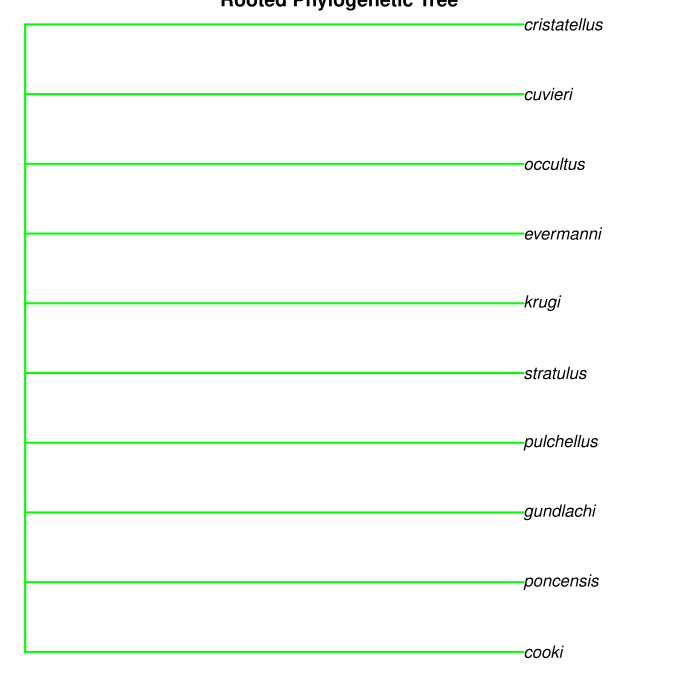

Generate this figure with R:
#Author: Ashade, Date: 09/16/2026, Purpose: Phylogenetic analysis

#Loading the 4 libraries
library(ape)
library(phangorn)
library(phytools)
library(geiger)

#Creating the string dataset

pr.species<- "(cooki,poncensis,gundlachi,pulchellus,stratulus,krugi,evermanni,occultus,cuvieri,cristatellus);"

vert.tree<-read.tree(text = pr.species)

#Plot the phylogenetic-Rooted Plot

plot(vert.tree,no.margin=TRUE,edge.width=2, edge.color = "Green", main = "Rooted Phylogenetic Tree")
